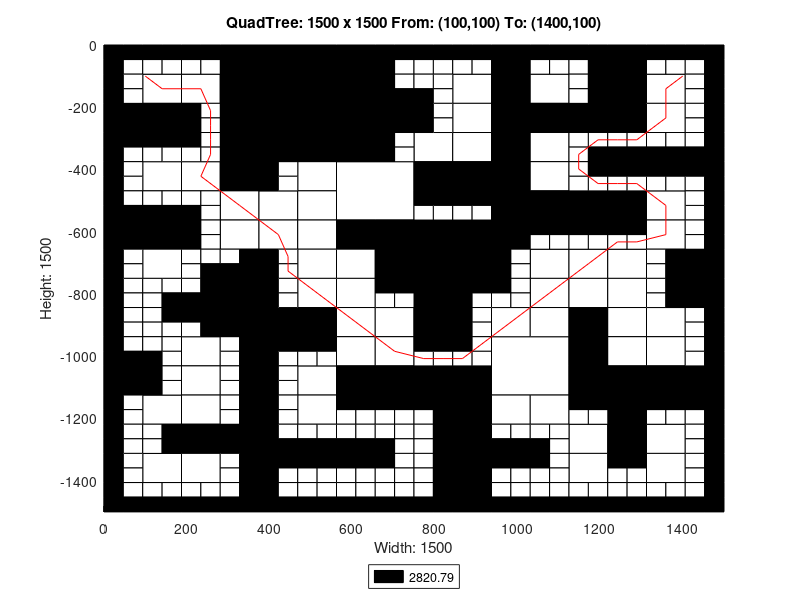

This chart was generated by the following MATLAB code:
axis([0 1500 -1500 0]);
title('QuadTree: 1500 x 1500 From: (100,100) To: (1400,100)');
xlabel('Width: 1500');
ylabel('Height: 1500');
rectangle('Position',[375 -187.5 187.5 187.5], 'FaceColor',[0 0 0]);
rectangle('Position',[375 -375 187.5 187.5], 'FaceColor',[0 0 0]);
rectangle('Position',[562.5 -562.5 187.5 187.5], 'FaceColor',[1 1 1]);
rectangle('Position',[750 -750 187.5 187.5], 'FaceColor',[0 0 0]);
rectangle('Position',[937.5 -1125 187.5 187.5], 'FaceColor',[1 1 1]);
rectangle('Position',[93.75 -187.5 93.75 93.75], 'FaceColor',[1 1 1]);
rectangle('Position',[281.25 -93.75 93.75 93.75], 'FaceColor',[0 0 0]);
rectangle('Position',[187.5 -187.5 93.75 93.75], 'FaceColor',[1 1 1]);
rectangle('Position',[281.25 -187.5 93.75 93.75], 'FaceColor',[0 0 0]);
rectangle('Position',[0 -281.25 93.75 93.75], 'FaceColor',[0 0 0]);
rectangle('Position',[93.75 -281.25 93.75 93.75], 'FaceColor',[0 0 0]);
rectangle('Position',[281.25 -281.25 93.75 93.75], 'FaceColor',[0 0 0]);
rectangle('Position',[281.25 -375 93.75 93.75], 'FaceColor',[0 0 0]);
rectangle('Position',[562.5 -93.75 93.75 93.75], 'FaceColor',[0 0 0]);
rectangle('Position',[562.5 -187.5 93.75 93.75], 'FaceColor',[0 0 0]);
rectangle('Position',[562.5 -281.25 93.75 93.75], 'FaceColor',[0 0 0]);
rectangle('Position',[656.25 -281.25 93.75 93.75], 'FaceColor',[0 0 0]);
rectangle('Position',[562.5 -375 93.75 93.75], 'FaceColor',[0 0 0]);
rectangle('Position',[93.75 -468.75 93.75 93.75], 'FaceColor',[1 1 1]);
rectangle('Position',[187.5 -468.75 93.75 93.75], 'FaceColor',[1 1 1]);
rectangle('Position',[281.25 -468.75 93.75 93.75], 'FaceColor',[0 0 0]);
rectangle('Position',[281.25 -562.5 93.75 93.75], 'FaceColor',[1 1 1]);
rectangle('Position',[0 -656.25 93.75 93.75], 'FaceColor',[0 0 0]);
rectangle('Position',[93.75 -656.25 93.75 93.75], 'FaceColor',[0 0 0]);
rectangle('Position',[93.75 -750 93.75 93.75], 'FaceColor',[1 1 1]);
rectangle('Position',[281.25 -656.25 93.75 93.75], 'FaceColor',[1 1 1]);
rectangle('Position',[468.75 -468.75 93.75 93.75], 'FaceColor',[1 1 1]);
rectangle('Position',[375 -562.5 93.75 93.75], 'FaceColor',[1 1 1]);
rectangle('Position',[468.75 -562.5 93.75 93.75], 'FaceColor',[1 1 1]);
rectangle('Position',[375 -656.25 93.75 93.75], 'FaceColor',[1 1 1]);
rectangle('Position',[468.75 -656.25 93.75 93.75], 'FaceColor',[1 1 1]);
rectangle('Position',[468.75 -750 93.75 93.75], 'FaceColor',[1 1 1]);
rectangle('Position',[562.5 -656.25 93.75 93.75], 'FaceColor',[0 0 0]);
rectangle('Position',[656.25 -656.25 93.75 93.75], 'FaceColor',[0 0 0]);
rectangle('Position',[562.5 -750 93.75 93.75], 'FaceColor',[1 1 1]);
rectangle('Position',[656.25 -750 93.75 93.75], 'FaceColor',[0 0 0]);
rectangle('Position',[843.75 -187.5 93.75 93.75], 'FaceColor',[1 1 1]);
rectangle('Position',[937.5 -93.75 93.75 93.75], 'FaceColor',[0 0 0]);
rectangle('Position',[937.5 -187.5 93.75 93.75], 'FaceColor',[0 0 0]);
rectangle('Position',[1031.25 -187.5 93.75 93.75], 'FaceColor',[1 1 1]);
rectangle('Position',[843.75 -281.25 93.75 93.75], 'FaceColor',[1 1 1]);
rectangle('Position',[750 -375 93.75 93.75], 'FaceColor',[1 1 1]);
rectangle('Position',[843.75 -375 93.75 93.75], 'FaceColor',[1 1 1]);
rectangle('Position',[937.5 -281.25 93.75 93.75], 'FaceColor',[0 0 0]);
rectangle('Position',[1031.25 -281.25 93.75 93.75], 'FaceColor',[0 0 0]);
rectangle('Position',[937.5 -375 93.75 93.75], 'FaceColor',[0 0 0]);
rectangle('Position',[1031.25 -375 93.75 93.75], 'FaceColor',[1 1 1]);
rectangle('Position',[1218.75 -93.75 93.75 93.75], 'FaceColor',[0 0 0]);
rectangle('Position',[1218.75 -187.5 93.75 93.75], 'FaceColor',[0 0 0]);
rectangle('Position',[1312.5 -187.5 93.75 93.75], 'FaceColor',[1 1 1]);
rectangle('Position',[1125 -281.25 93.75 93.75], 'FaceColor',[0 0 0]);
rectangle('Position',[1218.75 -281.25 93.75 93.75], 'FaceColor',[0 0 0]);
rectangle('Position',[1312.5 -281.25 93.75 93.75], 'FaceColor',[1 1 1]);
rectangle('Position',[750 -468.75 93.75 93.75], 'FaceColor',[0 0 0]);
rectangle('Position',[843.75 -468.75 93.75 93.75], 'FaceColor',[0 0 0]);
rectangle('Position',[937.5 -468.75 93.75 93.75], 'FaceColor',[0 0 0]);
rectangle('Position',[1031.25 -468.75 93.75 93.75], 'FaceColor',[1 1 1]);
rectangle('Position',[937.5 -562.5 93.75 93.75], 'FaceColor',[0 0 0]);
rectangle('Position',[1031.25 -562.5 93.75 93.75], 'FaceColor',[0 0 0]);
rectangle('Position',[937.5 -656.25 93.75 93.75], 'FaceColor',[0 0 0]);
rectangle('Position',[1031.25 -750 93.75 93.75], 'FaceColor',[1 1 1]);
rectangle('Position',[1125 -562.5 93.75 93.75], 'FaceColor',[0 0 0]);
rectangle('Position',[1218.75 -562.5 93.75 93.75], 'FaceColor',[0 0 0]);
rectangle('Position',[1312.5 -562.5 93.75 93.75], 'FaceColor',[1 1 1]);
rectangle('Position',[1125 -750 93.75 93.75], 'FaceColor',[1 1 1]);
rectangle('Position',[1218.75 -750 93.75 93.75], 'FaceColor',[1 1 1]);
rectangle('Position',[1312.5 -656.25 93.75 93.75], 'FaceColor',[1 1 1]);
rectangle('Position',[1406.25 -750 93.75 93.75], 'FaceColor',[0 0 0]);
rectangle('Position',[281.25 -843.75 93.75 93.75], 'FaceColor',[0 0 0]);
rectangle('Position',[281.25 -937.5 93.75 93.75], 'FaceColor',[0 0 0]);
rectangle('Position',[0 -1125 93.75 93.75], 'FaceColor',[0 0 0]);
rectangle('Position',[187.5 -1031.25 93.75 93.75], 'FaceColor',[1 1 1]);
rectangle('Position',[187.5 -1125 93.75 93.75], 'FaceColor',[1 1 1]);
rectangle('Position',[468.75 -843.75 93.75 93.75], 'FaceColor',[1 1 1]);
rectangle('Position',[375 -937.5 93.75 93.75], 'FaceColor',[0 0 0]);
rectangle('Position',[468.75 -937.5 93.75 93.75], 'FaceColor',[0 0 0]);
rectangle('Position',[562.5 -843.75 93.75 93.75], 'FaceColor',[1 1 1]);
rectangle('Position',[562.5 -937.5 93.75 93.75], 'FaceColor',[1 1 1]);
rectangle('Position',[656.25 -937.5 93.75 93.75], 'FaceColor',[1 1 1]);
rectangle('Position',[468.75 -1125 93.75 93.75], 'FaceColor',[1 1 1]);
rectangle('Position',[562.5 -1031.25 93.75 93.75], 'FaceColor',[1 1 1]);
rectangle('Position',[656.25 -1031.25 93.75 93.75], 'FaceColor',[1 1 1]);
rectangle('Position',[562.5 -1125 93.75 93.75], 'FaceColor',[0 0 0]);
rectangle('Position',[656.25 -1125 93.75 93.75], 'FaceColor',[0 0 0]);
rectangle('Position',[93.75 -1218.75 93.75 93.75], 'FaceColor',[1 1 1]);
rectangle('Position',[187.5 -1218.75 93.75 93.75], 'FaceColor',[1 1 1]);
rectangle('Position',[187.5 -1312.5 93.75 93.75], 'FaceColor',[0 0 0]);
rectangle('Position',[281.25 -1312.5 93.75 93.75], 'FaceColor',[0 0 0]);
rectangle('Position',[93.75 -1406.25 93.75 93.75], 'FaceColor',[1 1 1]);
rectangle('Position',[187.5 -1406.25 93.75 93.75], 'FaceColor',[1 1 1]);
rectangle('Position',[468.75 -1218.75 93.75 93.75], 'FaceColor',[1 1 1]);
rectangle('Position',[750 -843.75 93.75 93.75], 'FaceColor',[0 0 0]);
rectangle('Position',[750 -937.5 93.75 93.75], 'FaceColor',[0 0 0]);
rectangle('Position',[1031.25 -843.75 93.75 93.75], 'FaceColor',[1 1 1]);
rectangle('Position',[937.5 -937.5 93.75 93.75], 'FaceColor',[1 1 1]);
rectangle('Position',[1031.25 -937.5 93.75 93.75], 'FaceColor',[1 1 1]);
rectangle('Position',[750 -1125 93.75 93.75], 'FaceColor',[0 0 0]);
rectangle('Position',[843.75 -1125 93.75 93.75], 'FaceColor',[0 0 0]);
rectangle('Position',[1125 -843.75 93.75 93.75], 'FaceColor',[1 1 1]);
rectangle('Position',[1218.75 -843.75 93.75 93.75], 'FaceColor',[1 1 1]);
rectangle('Position',[1125 -937.5 93.75 93.75], 'FaceColor',[0 0 0]);
rectangle('Position',[1218.75 -937.5 93.75 93.75], 'FaceColor',[1 1 1]);
rectangle('Position',[1406.25 -843.75 93.75 93.75], 'FaceColor',[0 0 0]);
rectangle('Position',[1312.5 -937.5 93.75 93.75], 'FaceColor',[1 1 1]);
rectangle('Position',[1125 -1031.25 93.75 93.75], 'FaceColor',[0 0 0]);
rectangle('Position',[1218.75 -1031.25 93.75 93.75], 'FaceColor',[1 1 1]);
rectangle('Position',[1125 -1125 93.75 93.75], 'FaceColor',[0 0 0]);
rectangle('Position',[1218.75 -1125 93.75 93.75], 'FaceColor',[0 0 0]);
rectangle('Position',[1312.5 -1031.25 93.75 93.75], 'FaceColor',[1 1 1]);
rectangle('Position',[1312.5 -1125 93.75 93.75], 'FaceColor',[0 0 0]);
rectangle('Position',[1406.25 -1125 93.75 93.75], 'FaceColor',[0 0 0]);
rectangle('Position',[843.75 -1218.75 93.75 93.75], 'FaceColor',[0 0 0]);
rectangle('Position',[843.75 -1312.5 93.75 93.75], 'FaceColor',[0 0 0]);
rectangle('Position',[937.5 -1218.75 93.75 93.75], 'FaceColor',[1 1 1]);
rectangle('Position',[1031.25 -1218.75 93.75 93.75], 'FaceColor',[1 1 1]);
rectangle('Position',[843.75 -1406.25 93.75 93.75], 'FaceColor',[0 0 0]);
rectangle('Position',[843.75 -1500 93.75 93.75], 'FaceColor',[0 0 0]);
rectangle('Position',[1218.75 -1218.75 93.75 93.75], 'FaceColor',[0 0 0]);
rectangle('Position',[1125 -1312.5 93.75 93.75], 'FaceColor',[1 1 1]);
rectangle('Position',[1218.75 -1312.5 93.75 93.75], 'FaceColor',[0 0 0]);
rectangle('Position',[1312.5 -1312.5 93.75 93.75], 'FaceColor',[1 1 1]);
rectangle('Position',[1125 -1406.25 93.75 93.75], 'FaceColor',[1 1 1]);
rectangle('Position',[1312.5 -1406.25 93.75 93.75], 'FaceColor',[1 1 1]);
rectangle('Position',[0 -46.875 46.875 46.875], 'FaceColor',[0 0 0]);
rectangle('Position',[46.875 -46.875 46.875 46.875], 'FaceColor',[0 0 0]);
rectangle('Position',[0 -93.75 46.875 46.875], 'FaceColor',[0 0 0]);
rectangle('Position',[46.875 -93.75 46.875 46.875], 'FaceColor',[1 1 1]);
rectangle('Position',[93.75 -46.875 46.875 46.875], 'FaceColor',[0 0 0]);
rectangle('Position',[140.625 -46.875 46.875 46.875], 'FaceColor',[0 0 0]);
rectangle('Position',[93.75 -93.75 46.875 46.875], 'FaceColor',[1 1 1]);
rectangle('Position',[140.625 -93.75 46.875 46.875], 'FaceColor',[1 1 1]);
rectangle('Position',[0 -140.625 46.875 46.875], 'FaceColor',[0 0 0]);
rectangle('Position',[46.875 -140.625 46.875 46.875], 'FaceColor',[1 1 1]);
rectangle('Position',[0 -187.5 46.875 46.875], 'FaceColor',[0 0 0]);
rectangle('Position',[46.875 -187.5 46.875 46.875], 'FaceColor',[1 1 1]);
rectangle('Position',[187.5 -46.875 46.875 46.875], 'FaceColor',[0 0 0]);
rectangle('Position',[234.375 -46.875 46.875 46.875], 'FaceColor',[0 0 0]);
rectangle('Position',[187.5 -93.75 46.875 46.875], 'FaceColor',[1 1 1]);
rectangle('Position',[234.375 -93.75 46.875 46.875], 'FaceColor',[1 1 1]);
rectangle('Position',[0 -328.125 46.875 46.875], 'FaceColor',[0 0 0]);
rectangle('Position',[46.875 -328.125 46.875 46.875], 'FaceColor',[0 0 0]);
rectangle('Position',[0 -375 46.875 46.875], 'FaceColor',[0 0 0]);
rectangle('Position',[46.875 -375 46.875 46.875], 'FaceColor',[1 1 1]);
rectangle('Position',[93.75 -328.125 46.875 46.875], 'FaceColor',[0 0 0]);
rectangle('Position',[140.625 -328.125 46.875 46.875], 'FaceColor',[0 0 0]);
rectangle('Position',[93.75 -375 46.875 46.875], 'FaceColor',[1 1 1]);
rectangle('Position',[140.625 -375 46.875 46.875], 'FaceColor',[1 1 1]);
rectangle('Position',[187.5 -234.375 46.875 46.875], 'FaceColor',[0 0 0]);
rectangle('Position',[234.375 -234.375 46.875 46.875], 'FaceColor',[1 1 1]);
rectangle('Position',[187.5 -281.25 46.875 46.875], 'FaceColor',[0 0 0]);
rectangle('Position',[234.375 -281.25 46.875 46.875], 'FaceColor',[1 1 1]);
rectangle('Position',[187.5 -328.125 46.875 46.875], 'FaceColor',[0 0 0]);
rectangle('Position',[234.375 -328.125 46.875 46.875], 'FaceColor',[1 1 1]);
rectangle('Position',[187.5 -375 46.875 46.875], 'FaceColor',[1 1 1]);
rectangle('Position',[234.375 -375 46.875 46.875], 'FaceColor',[1 1 1]);
rectangle('Position',[656.25 -46.875 46.875 46.875], 'FaceColor',[0 0 0]);
rectangle('Position',[703.125 -46.875 46.875 46.875], 'FaceColor',[0 0 0]);
rectangle('Position',[656.25 -93.75 46.875 46.875], 'FaceColor',[0 0 0]);
rectangle('Position',[703.125 -93.75 46.875 46.875], 'FaceColor',[1 1 1]);
rectangle('Position',[656.25 -140.625 46.875 46.875], 'FaceColor',[0 0 0]);
rectangle('Position',[703.125 -140.625 46.875 46.875], 'FaceColor',[1 1 1]);
rectangle('Position',[656.25 -187.5 46.875 46.875], 'FaceColor',[0 0 0]);
rectangle('Position',[703.125 -187.5 46.875 46.875], 'FaceColor',[0 0 0]);
rectangle('Position',[656.25 -328.125 46.875 46.875], 'FaceColor',[0 0 0]);
rectangle('Position',[703.125 -328.125 46.875 46.875], 'FaceColor',[1 1 1]);
rectangle('Position',[656.25 -375 46.875 46.875], 'FaceColor',[0 0 0]);
rectangle('Position',[703.125 -375 46.875 46.875], 'FaceColor',[1 1 1]);
rectangle('Position',[0 -421.875 46.875 46.875], 'FaceColor',[0 0 0]);
rectangle('Position',[46.875 -421.875 46.875 46.875], 'FaceColor',[1 1 1]);
rectangle('Position',[0 -468.75 46.875 46.875], 'FaceColor',[0 0 0]);
rectangle('Position',[46.875 -468.75 46.875 46.875], 'FaceColor',[1 1 1]);
rectangle('Position',[0 -515.625 46.875 46.875], 'FaceColor',[0 0 0]);
rectangle('Position',[46.875 -515.625 46.875 46.875], 'FaceColor',[1 1 1]);
rectangle('Position',[0 -562.5 46.875 46.875], 'FaceColor',[0 0 0]);
rectangle('Position',[46.875 -562.5 46.875 46.875], 'FaceColor',[0 0 0]);
rectangle('Position',[93.75 -515.625 46.875 46.875], 'FaceColor',[1 1 1]);
rectangle('Position',[140.625 -515.625 46.875 46.875], 'FaceColor',[1 1 1]);
rectangle('Position',[93.75 -562.5 46.875 46.875], 'FaceColor',[0 0 0]);
rectangle('Position',[140.625 -562.5 46.875 46.875], 'FaceColor',[0 0 0]);
rectangle('Position',[187.5 -515.625 46.875 46.875], 'FaceColor',[1 1 1]);
rectangle('Position',[234.375 -515.625 46.875 46.875], 'FaceColor',[1 1 1]);
rectangle('Position',[187.5 -562.5 46.875 46.875], 'FaceColor',[0 0 0]);
rectangle('Position',[234.375 -562.5 46.875 46.875], 'FaceColor',[1 1 1]);
rectangle('Position',[0 -703.125 46.875 46.875], 'FaceColor',[0 0 0]);
rectangle('Position',[46.875 -703.125 46.875 46.875], 'FaceColor',[1 1 1]);
rectangle('Position',[0 -750 46.875 46.875], 'FaceColor',[0 0 0]);
rectangle('Position',[46.875 -750 46.875 46.875], 'FaceColor',[1 1 1]);
rectangle('Position',[187.5 -609.375 46.875 46.875], 'FaceColor',[0 0 0]);
rectangle('Position',[234.375 -609.375 46.875 46.875], 'FaceColor',[1 1 1]);
rectangle('Position',[187.5 -656.25 46.875 46.875], 'FaceColor',[0 0 0]);
rectangle('Position',[234.375 -656.25 46.875 46.875], 'FaceColor',[1 1 1]);
rectangle('Position',[187.5 -703.125 46.875 46.875], 'FaceColor',[1 1 1]);
rectangle('Position',[234.375 -703.125 46.875 46.875], 'FaceColor',[1 1 1]);
rectangle('Position',[187.5 -750 46.875 46.875], 'FaceColor',[1 1 1]);
rectangle('Position',[234.375 -750 46.875 46.875], 'FaceColor',[0 0 0]);
rectangle('Position',[281.25 -703.125 46.875 46.875], 'FaceColor',[1 1 1]);
rectangle('Position',[328.125 -703.125 46.875 46.875], 'FaceColor',[0 0 0]);
rectangle('Position',[281.25 -750 46.875 46.875], 'FaceColor',[0 0 0]);
rectangle('Position',[328.125 -750 46.875 46.875], 'FaceColor',[0 0 0]);
rectangle('Position',[375 -421.875 46.875 46.875], 'FaceColor',[0 0 0]);
rectangle('Position',[421.875 -421.875 46.875 46.875], 'FaceColor',[1 1 1]);
rectangle('Position',[375 -468.75 46.875 46.875], 'FaceColor',[0 0 0]);
rectangle('Position',[421.875 -468.75 46.875 46.875], 'FaceColor',[1 1 1]);
rectangle('Position',[375 -703.125 46.875 46.875], 'FaceColor',[0 0 0]);
rectangle('Position',[421.875 -703.125 46.875 46.875], 'FaceColor',[1 1 1]);
rectangle('Position',[375 -750 46.875 46.875], 'FaceColor',[0 0 0]);
rectangle('Position',[421.875 -750 46.875 46.875], 'FaceColor',[1 1 1]);
rectangle('Position',[750 -46.875 46.875 46.875], 'FaceColor',[0 0 0]);
rectangle('Position',[796.875 -46.875 46.875 46.875], 'FaceColor',[0 0 0]);
rectangle('Position',[750 -93.75 46.875 46.875], 'FaceColor',[1 1 1]);
rectangle('Position',[796.875 -93.75 46.875 46.875], 'FaceColor',[1 1 1]);
rectangle('Position',[843.75 -46.875 46.875 46.875], 'FaceColor',[0 0 0]);
rectangle('Position',[890.625 -46.875 46.875 46.875], 'FaceColor',[0 0 0]);
rectangle('Position',[843.75 -93.75 46.875 46.875], 'FaceColor',[1 1 1]);
rectangle('Position',[890.625 -93.75 46.875 46.875], 'FaceColor',[1 1 1]);
rectangle('Position',[750 -140.625 46.875 46.875], 'FaceColor',[1 1 1]);
rectangle('Position',[796.875 -140.625 46.875 46.875], 'FaceColor',[1 1 1]);
rectangle('Position',[750 -187.5 46.875 46.875], 'FaceColor',[0 0 0]);
rectangle('Position',[796.875 -187.5 46.875 46.875], 'FaceColor',[1 1 1]);
rectangle('Position',[1031.25 -46.875 46.875 46.875], 'FaceColor',[0 0 0]);
rectangle('Position',[1078.12 -46.875 46.875 46.875], 'FaceColor',[0 0 0]);
rectangle('Position',[1031.25 -93.75 46.875 46.875], 'FaceColor',[1 1 1]);
rectangle('Position',[1078.12 -93.75 46.875 46.875], 'FaceColor',[1 1 1]);
rectangle('Position',[750 -234.375 46.875 46.875], 'FaceColor',[0 0 0]);
rectangle('Position',[796.875 -234.375 46.875 46.875], 'FaceColor',[1 1 1]);
rectangle('Position',[750 -281.25 46.875 46.875], 'FaceColor',[0 0 0]);
rectangle('Position',[796.875 -281.25 46.875 46.875], 'FaceColor',[1 1 1]);
rectangle('Position',[1125 -46.875 46.875 46.875], 'FaceColor',[0 0 0]);
rectangle('Position',[1171.88 -46.875 46.875 46.875], 'FaceColor',[0 0 0]);
rectangle('Position',[1125 -93.75 46.875 46.875], 'FaceColor',[1 1 1]);
rectangle('Position',[1171.88 -93.75 46.875 46.875], 'FaceColor',[0 0 0]);
rectangle('Position',[1125 -140.625 46.875 46.875], 'FaceColor',[1 1 1]);
rectangle('Position',[1171.88 -140.625 46.875 46.875], 'FaceColor',[0 0 0]);
rectangle('Position',[1125 -187.5 46.875 46.875], 'FaceColor',[1 1 1]);
rectangle('Position',[1171.88 -187.5 46.875 46.875], 'FaceColor',[0 0 0]);
rectangle('Position',[1312.5 -46.875 46.875 46.875], 'FaceColor',[0 0 0]);
rectangle('Position',[1359.38 -46.875 46.875 46.875], 'FaceColor',[0 0 0]);
rectangle('Position',[1312.5 -93.75 46.875 46.875], 'FaceColor',[1 1 1]);
rectangle('Position',[1359.38 -93.75 46.875 46.875], 'FaceColor',[1 1 1]);
rectangle('Position',[1406.25 -46.875 46.875 46.875], 'FaceColor',[0 0 0]);
rectangle('Position',[1453.12 -46.875 46.875 46.875], 'FaceColor',[0 0 0]);
rectangle('Position',[1406.25 -93.75 46.875 46.875], 'FaceColor',[1 1 1]);
rectangle('Position',[1453.12 -93.75 46.875 46.875], 'FaceColor',[0 0 0]);
rectangle('Position',[1406.25 -140.625 46.875 46.875], 'FaceColor',[1 1 1]);
rectangle('Position',[1453.12 -140.625 46.875 46.875], 'FaceColor',[0 0 0]);
rectangle('Position',[1406.25 -187.5 46.875 46.875], 'FaceColor',[1 1 1]);
rectangle('Position',[1453.12 -187.5 46.875 46.875], 'FaceColor',[0 0 0]);
rectangle('Position',[1125 -328.125 46.875 46.875], 'FaceColor',[1 1 1]);
rectangle('Position',[1171.88 -328.125 46.875 46.875], 'FaceColor',[1 1 1]);
rectangle('Position',[1125 -375 46.875 46.875], 'FaceColor',[1 1 1]);
rectangle('Position',[1171.88 -375 46.875 46.875], 'FaceColor',[0 0 0]);
rectangle('Position',[1218.75 -328.125 46.875 46.875], 'FaceColor',[1 1 1]);
rectangle('Position',[1265.62 -328.125 46.875 46.875], 'FaceColor',[1 1 1]);
rectangle('Position',[1218.75 -375 46.875 46.875], 'FaceColor',[0 0 0]);
rectangle('Position',[1265.62 -375 46.875 46.875], 'FaceColor',[0 0 0]);
rectangle('Position',[1406.25 -234.375 46.875 46.875], 'FaceColor',[1 1 1]);
rectangle('Position',[1453.12 -234.375 46.875 46.875], 'FaceColor',[0 0 0]);
rectangle('Position',[1406.25 -281.25 46.875 46.875], 'FaceColor',[1 1 1]);
rectangle('Position',[1453.12 -281.25 46.875 46.875], 'FaceColor',[0 0 0]);
rectangle('Position',[1312.5 -328.125 46.875 46.875], 'FaceColor',[1 1 1]);
rectangle('Position',[1359.38 -328.125 46.875 46.875], 'FaceColor',[1 1 1]);
rectangle('Position',[1312.5 -375 46.875 46.875], 'FaceColor',[0 0 0]);
rectangle('Position',[1359.38 -375 46.875 46.875], 'FaceColor',[0 0 0]);
rectangle('Position',[1406.25 -328.125 46.875 46.875], 'FaceColor',[1 1 1]);
rectangle('Position',[1453.12 -328.125 46.875 46.875], 'FaceColor',[0 0 0]);
rectangle('Position',[1406.25 -375 46.875 46.875], 'FaceColor',[0 0 0]);
rectangle('Position',[1453.12 -375 46.875 46.875], 'FaceColor',[0 0 0]);
rectangle('Position',[750 -515.625 46.875 46.875], 'FaceColor',[0 0 0]);
rectangle('Position',[796.875 -515.625 46.875 46.875], 'FaceColor',[0 0 0]);
rectangle('Position',[750 -562.5 46.875 46.875], 'FaceColor',[1 1 1]);
rectangle('Position',[796.875 -562.5 46.875 46.875], 'FaceColor',[1 1 1]);
rectangle('Position',[843.75 -515.625 46.875 46.875], 'FaceColor',[0 0 0]);
rectangle('Position',[890.625 -515.625 46.875 46.875], 'FaceColor',[0 0 0]);
rectangle('Position',[843.75 -562.5 46.875 46.875], 'FaceColor',[1 1 1]);
rectangle('Position',[890.625 -562.5 46.875 46.875], 'FaceColor',[1 1 1]);
rectangle('Position',[1031.25 -609.375 46.875 46.875], 'FaceColor',[0 0 0]);
rectangle('Position',[1078.12 -609.375 46.875 46.875], 'FaceColor',[0 0 0]);
rectangle('Position',[1031.25 -656.25 46.875 46.875], 'FaceColor',[1 1 1]);
rectangle('Position',[1078.12 -656.25 46.875 46.875], 'FaceColor',[1 1 1]);
rectangle('Position',[937.5 -703.125 46.875 46.875], 'FaceColor',[0 0 0]);
rectangle('Position',[984.375 -703.125 46.875 46.875], 'FaceColor',[1 1 1]);
rectangle('Position',[937.5 -750 46.875 46.875], 'FaceColor',[0 0 0]);
rectangle('Position',[984.375 -750 46.875 46.875], 'FaceColor',[1 1 1]);
rectangle('Position',[1125 -421.875 46.875 46.875], 'FaceColor',[1 1 1]);
rectangle('Position',[1171.88 -421.875 46.875 46.875], 'FaceColor',[0 0 0]);
rectangle('Position',[1125 -468.75 46.875 46.875], 'FaceColor',[1 1 1]);
rectangle('Position',[1171.88 -468.75 46.875 46.875], 'FaceColor',[1 1 1]);
rectangle('Position',[1218.75 -421.875 46.875 46.875], 'FaceColor',[0 0 0]);
rectangle('Position',[1265.62 -421.875 46.875 46.875], 'FaceColor',[0 0 0]);
rectangle('Position',[1218.75 -468.75 46.875 46.875], 'FaceColor',[1 1 1]);
rectangle('Position',[1265.62 -468.75 46.875 46.875], 'FaceColor',[1 1 1]);
rectangle('Position',[1312.5 -421.875 46.875 46.875], 'FaceColor',[0 0 0]);
rectangle('Position',[1359.38 -421.875 46.875 46.875], 'FaceColor',[0 0 0]);
rectangle('Position',[1312.5 -468.75 46.875 46.875], 'FaceColor',[1 1 1]);
rectangle('Position',[1359.38 -468.75 46.875 46.875], 'FaceColor',[1 1 1]);
rectangle('Position',[1406.25 -421.875 46.875 46.875], 'FaceColor',[0 0 0]);
rectangle('Position',[1453.12 -421.875 46.875 46.875], 'FaceColor',[0 0 0]);
rectangle('Position',[1406.25 -468.75 46.875 46.875], 'FaceColor',[1 1 1]);
rectangle('Position',[1453.12 -468.75 46.875 46.875], 'FaceColor',[0 0 0]);
rectangle('Position',[1406.25 -515.625 46.875 46.875], 'FaceColor',[1 1 1]);
rectangle('Position',[1453.12 -515.625 46.875 46.875], 'FaceColor',[0 0 0]);
rectangle('Position',[1406.25 -562.5 46.875 46.875], 'FaceColor',[1 1 1]);
rectangle('Position',[1453.12 -562.5 46.875 46.875], 'FaceColor',[0 0 0]);
rectangle('Position',[1125 -609.375 46.875 46.875], 'FaceColor',[0 0 0]);
rectangle('Position',[1171.88 -609.375 46.875 46.875], 'FaceColor',[0 0 0]);
rectangle('Position',[1125 -656.25 46.875 46.875], 'FaceColor',[1 1 1]);
rectangle('Position',[1171.88 -656.25 46.875 46.875], 'FaceColor',[1 1 1]);
rectangle('Position',[1218.75 -609.375 46.875 46.875], 'FaceColor',[0 0 0]);
rectangle('Position',[1265.62 -609.375 46.875 46.875], 'FaceColor',[0 0 0]);
rectangle('Position',[1218.75 -656.25 46.875 46.875], 'FaceColor',[1 1 1]);
rectangle('Position',[1265.62 -656.25 46.875 46.875], 'FaceColor',[1 1 1]);
rectangle('Position',[1406.25 -609.375 46.875 46.875], 'FaceColor',[1 1 1]);
rectangle('Position',[1453.12 -609.375 46.875 46.875], 'FaceColor',[0 0 0]);
rectangle('Position',[1406.25 -656.25 46.875 46.875], 'FaceColor',[1 1 1]);
rectangle('Position',[1453.12 -656.25 46.875 46.875], 'FaceColor',[0 0 0]);
rectangle('Position',[1312.5 -703.125 46.875 46.875], 'FaceColor',[1 1 1]);
rectangle('Position',[1359.38 -703.125 46.875 46.875], 'FaceColor',[0 0 0]);
rectangle('Position',[1312.5 -750 46.875 46.875], 'FaceColor',[1 1 1]);
rectangle('Position',[1359.38 -750 46.875 46.875], 'FaceColor',[0 0 0]);
rectangle('Position',[0 -796.875 46.875 46.875], 'FaceColor',[0 0 0]);
rectangle('Position',[46.875 -796.875 46.875 46.875], 'FaceColor',[1 1 1]);
rectangle('Position',[0 -843.75 46.875 46.875], 'FaceColor',[0 0 0]);
rectangle('Position',[46.875 -843.75 46.875 46.875], 'FaceColor',[1 1 1]);
rectangle('Position',[93.75 -796.875 46.875 46.875], 'FaceColor',[1 1 1]);
rectangle('Position',[140.625 -796.875 46.875 46.875], 'FaceColor',[1 1 1]);
rectangle('Position',[93.75 -843.75 46.875 46.875], 'FaceColor',[1 1 1]);
rectangle('Position',[140.625 -843.75 46.875 46.875], 'FaceColor',[0 0 0]);
rectangle('Position',[0 -890.625 46.875 46.875], 'FaceColor',[0 0 0]);
rectangle('Position',[46.875 -890.625 46.875 46.875], 'FaceColor',[1 1 1]);
rectangle('Position',[0 -937.5 46.875 46.875], 'FaceColor',[0 0 0]);
rectangle('Position',[46.875 -937.5 46.875 46.875], 'FaceColor',[1 1 1]);
rectangle('Position',[93.75 -890.625 46.875 46.875], 'FaceColor',[1 1 1]);
rectangle('Position',[140.625 -890.625 46.875 46.875], 'FaceColor',[0 0 0]);
rectangle('Position',[93.75 -937.5 46.875 46.875], 'FaceColor',[1 1 1]);
rectangle('Position',[140.625 -937.5 46.875 46.875], 'FaceColor',[1 1 1]);
rectangle('Position',[187.5 -796.875 46.875 46.875], 'FaceColor',[1 1 1]);
rectangle('Position',[234.375 -796.875 46.875 46.875], 'FaceColor',[0 0 0]);
rectangle('Position',[187.5 -843.75 46.875 46.875], 'FaceColor',[0 0 0]);
rectangle('Position',[234.375 -843.75 46.875 46.875], 'FaceColor',[0 0 0]);
rectangle('Position',[187.5 -890.625 46.875 46.875], 'FaceColor',[0 0 0]);
rectangle('Position',[234.375 -890.625 46.875 46.875], 'FaceColor',[0 0 0]);
rectangle('Position',[187.5 -937.5 46.875 46.875], 'FaceColor',[1 1 1]);
rectangle('Position',[234.375 -937.5 46.875 46.875], 'FaceColor',[0 0 0]);
rectangle('Position',[0 -984.375 46.875 46.875], 'FaceColor',[0 0 0]);
rectangle('Position',[46.875 -984.375 46.875 46.875], 'FaceColor',[1 1 1]);
rectangle('Position',[0 -1031.25 46.875 46.875], 'FaceColor',[0 0 0]);
rectangle('Position',[46.875 -1031.25 46.875 46.875], 'FaceColor',[0 0 0]);
rectangle('Position',[93.75 -984.375 46.875 46.875], 'FaceColor',[1 1 1]);
rectangle('Position',[140.625 -984.375 46.875 46.875], 'FaceColor',[1 1 1]);
rectangle('Position',[93.75 -1031.25 46.875 46.875], 'FaceColor',[0 0 0]);
rectangle('Position',[140.625 -1031.25 46.875 46.875], 'FaceColor',[1 1 1]);
rectangle('Position',[93.75 -1078.12 46.875 46.875], 'FaceColor',[0 0 0]);
rectangle('Position',[140.625 -1078.12 46.875 46.875], 'FaceColor',[1 1 1]);
rectangle('Position',[93.75 -1125 46.875 46.875], 'FaceColor',[0 0 0]);
rectangle('Position',[140.625 -1125 46.875 46.875], 'FaceColor',[1 1 1]);
rectangle('Position',[281.25 -984.375 46.875 46.875], 'FaceColor',[1 1 1]);
rectangle('Position',[328.125 -984.375 46.875 46.875], 'FaceColor',[0 0 0]);
rectangle('Position',[281.25 -1031.25 46.875 46.875], 'FaceColor',[1 1 1]);
rectangle('Position',[328.125 -1031.25 46.875 46.875], 'FaceColor',[0 0 0]);
rectangle('Position',[281.25 -1078.12 46.875 46.875], 'FaceColor',[1 1 1]);
rectangle('Position',[328.125 -1078.12 46.875 46.875], 'FaceColor',[0 0 0]);
rectangle('Position',[281.25 -1125 46.875 46.875], 'FaceColor',[1 1 1]);
rectangle('Position',[328.125 -1125 46.875 46.875], 'FaceColor',[0 0 0]);
rectangle('Position',[375 -796.875 46.875 46.875], 'FaceColor',[0 0 0]);
rectangle('Position',[421.875 -796.875 46.875 46.875], 'FaceColor',[1 1 1]);
rectangle('Position',[375 -843.75 46.875 46.875], 'FaceColor',[0 0 0]);
rectangle('Position',[421.875 -843.75 46.875 46.875], 'FaceColor',[1 1 1]);
rectangle('Position',[656.25 -796.875 46.875 46.875], 'FaceColor',[0 0 0]);
rectangle('Position',[703.125 -796.875 46.875 46.875], 'FaceColor',[0 0 0]);
rectangle('Position',[656.25 -843.75 46.875 46.875], 'FaceColor',[1 1 1]);
rectangle('Position',[703.125 -843.75 46.875 46.875], 'FaceColor',[1 1 1]);
rectangle('Position',[375 -984.375 46.875 46.875], 'FaceColor',[0 0 0]);
rectangle('Position',[421.875 -984.375 46.875 46.875], 'FaceColor',[0 0 0]);
rectangle('Position',[375 -1031.25 46.875 46.875], 'FaceColor',[0 0 0]);
rectangle('Position',[421.875 -1031.25 46.875 46.875], 'FaceColor',[1 1 1]);
rectangle('Position',[468.75 -984.375 46.875 46.875], 'FaceColor',[0 0 0]);
rectangle('Position',[515.625 -984.375 46.875 46.875], 'FaceColor',[0 0 0]);
rectangle('Position',[468.75 -1031.25 46.875 46.875], 'FaceColor',[1 1 1]);
rectangle('Position',[515.625 -1031.25 46.875 46.875], 'FaceColor',[1 1 1]);
rectangle('Position',[375 -1078.12 46.875 46.875], 'FaceColor',[0 0 0]);
rectangle('Position',[421.875 -1078.12 46.875 46.875], 'FaceColor',[1 1 1]);
rectangle('Position',[375 -1125 46.875 46.875], 'FaceColor',[0 0 0]);
rectangle('Position',[421.875 -1125 46.875 46.875], 'FaceColor',[1 1 1]);
rectangle('Position',[0 -1171.88 46.875 46.875], 'FaceColor',[0 0 0]);
rectangle('Position',[46.875 -1171.88 46.875 46.875], 'FaceColor',[1 1 1]);
rectangle('Position',[0 -1218.75 46.875 46.875], 'FaceColor',[0 0 0]);
rectangle('Position',[46.875 -1218.75 46.875 46.875], 'FaceColor',[1 1 1]);
rectangle('Position',[0 -1265.62 46.875 46.875], 'FaceColor',[0 0 0]);
rectangle('Position',[46.875 -1265.62 46.875 46.875], 'FaceColor',[1 1 1]);
rectangle('Position',[0 -1312.5 46.875 46.875], 'FaceColor',[0 0 0]);
rectangle('Position',[46.875 -1312.5 46.875 46.875], 'FaceColor',[1 1 1]);
rectangle('Position',[93.75 -1265.62 46.875 46.875], 'FaceColor',[1 1 1]);
rectangle('Position',[140.625 -1265.62 46.875 46.875], 'FaceColor',[0 0 0]);
rectangle('Position',[93.75 -1312.5 46.875 46.875], 'FaceColor',[1 1 1]);
rectangle('Position',[140.625 -1312.5 46.875 46.875], 'FaceColor',[0 0 0]);
rectangle('Position',[281.25 -1171.88 46.875 46.875], 'FaceColor',[1 1 1]);
rectangle('Position',[328.125 -1171.88 46.875 46.875], 'FaceColor',[0 0 0]);
rectangle('Position',[281.25 -1218.75 46.875 46.875], 'FaceColor',[1 1 1]);
rectangle('Position',[328.125 -1218.75 46.875 46.875], 'FaceColor',[0 0 0]);
rectangle('Position',[0 -1359.38 46.875 46.875], 'FaceColor',[0 0 0]);
rectangle('Position',[46.875 -1359.38 46.875 46.875], 'FaceColor',[1 1 1]);
rectangle('Position',[0 -1406.25 46.875 46.875], 'FaceColor',[0 0 0]);
rectangle('Position',[46.875 -1406.25 46.875 46.875], 'FaceColor',[1 1 1]);
rectangle('Position',[0 -1453.12 46.875 46.875], 'FaceColor',[0 0 0]);
rectangle('Position',[46.875 -1453.12 46.875 46.875], 'FaceColor',[1 1 1]);
rectangle('Position',[0 -1500 46.875 46.875], 'FaceColor',[0 0 0]);
rectangle('Position',[46.875 -1500 46.875 46.875], 'FaceColor',[0 0 0]);
rectangle('Position',[93.75 -1453.12 46.875 46.875], 'FaceColor',[1 1 1]);
rectangle('Position',[140.625 -1453.12 46.875 46.875], 'FaceColor',[1 1 1]);
rectangle('Position',[93.75 -1500 46.875 46.875], 'FaceColor',[0 0 0]);
rectangle('Position',[140.625 -1500 46.875 46.875], 'FaceColor',[0 0 0]);
rectangle('Position',[281.25 -1359.38 46.875 46.875], 'FaceColor',[1 1 1]);
rectangle('Position',[328.125 -1359.38 46.875 46.875], 'FaceColor',[0 0 0]);
rectangle('Position',[281.25 -1406.25 46.875 46.875], 'FaceColor',[1 1 1]);
rectangle('Position',[328.125 -1406.25 46.875 46.875], 'FaceColor',[0 0 0]);
rectangle('Position',[187.5 -1453.12 46.875 46.875], 'FaceColor',[1 1 1]);
rectangle('Position',[234.375 -1453.12 46.875 46.875], 'FaceColor',[1 1 1]);
rectangle('Position',[187.5 -1500 46.875 46.875], 'FaceColor',[0 0 0]);
rectangle('Position',[234.375 -1500 46.875 46.875], 'FaceColor',[0 0 0]);
rectangle('Position',[281.25 -1453.12 46.875 46.875], 'FaceColor',[1 1 1]);
rectangle('Position',[328.125 -1453.12 46.875 46.875], 'FaceColor',[0 0 0]);
rectangle('Position',[281.25 -1500 46.875 46.875], 'FaceColor',[0 0 0]);
rectangle('Position',[328.125 -1500 46.875 46.875], 'FaceColor',[0 0 0]);
rectangle('Position',[375 -1171.88 46.875 46.875], 'FaceColor',[0 0 0]);
rectangle('Position',[421.875 -1171.88 46.875 46.875], 'FaceColor',[1 1 1]);
rectangle('Position',[375 -1218.75 46.875 46.875], 'FaceColor',[0 0 0]);
rectangle('Position',[421.875 -1218.75 46.875 46.875], 'FaceColor',[1 1 1]);
rectangle('Position',[375 -1265.62 46.875 46.875], 'FaceColor',[0 0 0]);
rectangle('Position',[421.875 -1265.62 46.875 46.875], 'FaceColor',[1 1 1]);
rectangle('Position',[375 -1312.5 46.875 46.875], 'FaceColor',[0 0 0]);
rectangle('Position',[421.875 -1312.5 46.875 46.875], 'FaceColor',[0 0 0]);
rectangle('Position',[468.75 -1265.62 46.875 46.875], 'FaceColor',[1 1 1]);
rectangle('Position',[515.625 -1265.62 46.875 46.875], 'FaceColor',[1 1 1]);
rectangle('Position',[468.75 -1312.5 46.875 46.875], 'FaceColor',[0 0 0]);
rectangle('Position',[515.625 -1312.5 46.875 46.875], 'FaceColor',[0 0 0]);
rectangle('Position',[562.5 -1171.88 46.875 46.875], 'FaceColor',[0 0 0]);
rectangle('Position',[609.375 -1171.88 46.875 46.875], 'FaceColor',[0 0 0]);
rectangle('Position',[562.5 -1218.75 46.875 46.875], 'FaceColor',[1 1 1]);
rectangle('Position',[609.375 -1218.75 46.875 46.875], 'FaceColor',[1 1 1]);
rectangle('Position',[656.25 -1171.88 46.875 46.875], 'FaceColor',[0 0 0]);
rectangle('Position',[703.125 -1171.88 46.875 46.875], 'FaceColor',[0 0 0]);
rectangle('Position',[656.25 -1218.75 46.875 46.875], 'FaceColor',[1 1 1]);
rectangle('Position',[703.125 -1218.75 46.875 46.875], 'FaceColor',[1 1 1]);
rectangle('Position',[562.5 -1265.62 46.875 46.875], 'FaceColor',[1 1 1]);
rectangle('Position',[609.375 -1265.62 46.875 46.875], 'FaceColor',[1 1 1]);
rectangle('Position',[562.5 -1312.5 46.875 46.875], 'FaceColor',[0 0 0]);
rectangle('Position',[609.375 -1312.5 46.875 46.875], 'FaceColor',[0 0 0]);
rectangle('Position',[656.25 -1265.62 46.875 46.875], 'FaceColor',[1 1 1]);
rectangle('Position',[703.125 -1265.62 46.875 46.875], 'FaceColor',[1 1 1]);
rectangle('Position',[656.25 -1312.5 46.875 46.875], 'FaceColor',[0 0 0]);
rectangle('Position',[703.125 -1312.5 46.875 46.875], 'FaceColor',[1 1 1]);
rectangle('Position',[375 -1359.38 46.875 46.875], 'FaceColor',[0 0 0]);
rectangle('Position',[421.875 -1359.38 46.875 46.875], 'FaceColor',[0 0 0]);
rectangle('Position',[375 -1406.25 46.875 46.875], 'FaceColor',[0 0 0]);
rectangle('Position',[421.875 -1406.25 46.875 46.875], 'FaceColor',[1 1 1]);
rectangle('Position',[468.75 -1359.38 46.875 46.875], 'FaceColor',[0 0 0]);
rectangle('Position',[515.625 -1359.38 46.875 46.875], 'FaceColor',[0 0 0]);
rectangle('Position',[468.75 -1406.25 46.875 46.875], 'FaceColor',[1 1 1]);
rectangle('Position',[515.625 -1406.25 46.875 46.875], 'FaceColor',[1 1 1]);
rectangle('Position',[375 -1453.12 46.875 46.875], 'FaceColor',[0 0 0]);
rectangle('Position',[421.875 -1453.12 46.875 46.875], 'FaceColor',[1 1 1]);
rectangle('Position',[375 -1500 46.875 46.875], 'FaceColor',[0 0 0]);
rectangle('Position',[421.875 -1500 46.875 46.875], 'FaceColor',[0 0 0]);
rectangle('Position',[468.75 -1453.12 46.875 46.875], 'FaceColor',[1 1 1]);
rectangle('Position',[515.625 -1453.12 46.875 46.875], 'FaceColor',[1 1 1]);
rectangle('Position',[468.75 -1500 46.875 46.875], 'FaceColor',[0 0 0]);
rectangle('Position',[515.625 -1500 46.875 46.875], 'FaceColor',[0 0 0]);
rectangle('Position',[562.5 -1359.38 46.875 46.875], 'FaceColor',[0 0 0]);
rectangle('Position',[609.375 -1359.38 46.875 46.875], 'FaceColor',[0 0 0]);
rectangle('Position',[562.5 -1406.25 46.875 46.875], 'FaceColor',[1 1 1]);
rectangle('Position',[609.375 -1406.25 46.875 46.875], 'FaceColor',[1 1 1]);
rectangle('Position',[656.25 -1359.38 46.875 46.875], 'FaceColor',[0 0 0]);
rectangle('Position',[703.125 -1359.38 46.875 46.875], 'FaceColor',[1 1 1]);
rectangle('Position',[656.25 -1406.25 46.875 46.875], 'FaceColor',[1 1 1]);
rectangle('Position',[703.125 -1406.25 46.875 46.875], 'FaceColor',[1 1 1]);
rectangle('Position',[562.5 -1453.12 46.875 46.875], 'FaceColor',[1 1 1]);
rectangle('Position',[609.375 -1453.12 46.875 46.875], 'FaceColor',[1 1 1]);
rectangle('Position',[562.5 -1500 46.875 46.875], 'FaceColor',[0 0 0]);
rectangle('Position',[609.375 -1500 46.875 46.875], 'FaceColor',[0 0 0]);
rectangle('Position',[656.25 -1453.12 46.875 46.875], 'FaceColor',[1 1 1]);
rectangle('Position',[703.125 -1453.12 46.875 46.875], 'FaceColor',[1 1 1]);
rectangle('Position',[656.25 -1500 46.875 46.875], 'FaceColor',[0 0 0]);
rectangle('Position',[703.125 -1500 46.875 46.875], 'FaceColor',[0 0 0]);
rectangle('Position',[843.75 -796.875 46.875 46.875], 'FaceColor',[0 0 0]);
rectangle('Position',[890.625 -796.875 46.875 46.875], 'FaceColor',[0 0 0]);
rectangle('Position',[843.75 -843.75 46.875 46.875], 'FaceColor',[0 0 0]);
rectangle('Position',[890.625 -843.75 46.875 46.875], 'FaceColor',[1 1 1]);
rectangle('Position',[843.75 -890.625 46.875 46.875], 'FaceColor',[0 0 0]);
rectangle('Position',[890.625 -890.625 46.875 46.875], 'FaceColor',[1 1 1]);
rectangle('Position',[843.75 -937.5 46.875 46.875], 'FaceColor',[0 0 0]);
rectangle('Position',[890.625 -937.5 46.875 46.875], 'FaceColor',[1 1 1]);
rectangle('Position',[937.5 -796.875 46.875 46.875], 'FaceColor',[0 0 0]);
rectangle('Position',[984.375 -796.875 46.875 46.875], 'FaceColor',[1 1 1]);
rectangle('Position',[937.5 -843.75 46.875 46.875], 'FaceColor',[1 1 1]);
rectangle('Position',[984.375 -843.75 46.875 46.875], 'FaceColor',[1 1 1]);
rectangle('Position',[750 -984.375 46.875 46.875], 'FaceColor',[0 0 0]);
rectangle('Position',[796.875 -984.375 46.875 46.875], 'FaceColor',[0 0 0]);
rectangle('Position',[750 -1031.25 46.875 46.875], 'FaceColor',[1 1 1]);
rectangle('Position',[796.875 -1031.25 46.875 46.875], 'FaceColor',[1 1 1]);
rectangle('Position',[843.75 -984.375 46.875 46.875], 'FaceColor',[0 0 0]);
rectangle('Position',[890.625 -984.375 46.875 46.875], 'FaceColor',[1 1 1]);
rectangle('Position',[843.75 -1031.25 46.875 46.875], 'FaceColor',[1 1 1]);
rectangle('Position',[890.625 -1031.25 46.875 46.875], 'FaceColor',[1 1 1]);
rectangle('Position',[1312.5 -796.875 46.875 46.875], 'FaceColor',[1 1 1]);
rectangle('Position',[1359.38 -796.875 46.875 46.875], 'FaceColor',[0 0 0]);
rectangle('Position',[1312.5 -843.75 46.875 46.875], 'FaceColor',[1 1 1]);
rectangle('Position',[1359.38 -843.75 46.875 46.875], 'FaceColor',[0 0 0]);
rectangle('Position',[1406.25 -890.625 46.875 46.875], 'FaceColor',[1 1 1]);
rectangle('Position',[1453.12 -890.625 46.875 46.875], 'FaceColor',[0 0 0]);
rectangle('Position',[1406.25 -937.5 46.875 46.875], 'FaceColor',[1 1 1]);
rectangle('Position',[1453.12 -937.5 46.875 46.875], 'FaceColor',[0 0 0]);
rectangle('Position',[1406.25 -984.375 46.875 46.875], 'FaceColor',[1 1 1]);
rectangle('Position',[1453.12 -984.375 46.875 46.875], 'FaceColor',[0 0 0]);
rectangle('Position',[1406.25 -1031.25 46.875 46.875], 'FaceColor',[1 1 1]);
rectangle('Position',[1453.12 -1031.25 46.875 46.875], 'FaceColor',[0 0 0]);
rectangle('Position',[750 -1171.88 46.875 46.875], 'FaceColor',[0 0 0]);
rectangle('Position',[796.875 -1171.88 46.875 46.875], 'FaceColor',[0 0 0]);
rectangle('Position',[750 -1218.75 46.875 46.875], 'FaceColor',[1 1 1]);
rectangle('Position',[796.875 -1218.75 46.875 46.875], 'FaceColor',[0 0 0]);
rectangle('Position',[750 -1265.62 46.875 46.875], 'FaceColor',[1 1 1]);
rectangle('Position',[796.875 -1265.62 46.875 46.875], 'FaceColor',[0 0 0]);
rectangle('Position',[750 -1312.5 46.875 46.875], 'FaceColor',[1 1 1]);
rectangle('Position',[796.875 -1312.5 46.875 46.875], 'FaceColor',[0 0 0]);
rectangle('Position',[937.5 -1265.62 46.875 46.875], 'FaceColor',[1 1 1]);
rectangle('Position',[984.375 -1265.62 46.875 46.875], 'FaceColor',[1 1 1]);
rectangle('Position',[937.5 -1312.5 46.875 46.875], 'FaceColor',[0 0 0]);
rectangle('Position',[984.375 -1312.5 46.875 46.875], 'FaceColor',[0 0 0]);
rectangle('Position',[1031.25 -1265.62 46.875 46.875], 'FaceColor',[1 1 1]);
rectangle('Position',[1078.12 -1265.62 46.875 46.875], 'FaceColor',[1 1 1]);
rectangle('Position',[1031.25 -1312.5 46.875 46.875], 'FaceColor',[0 0 0]);
rectangle('Position',[1078.12 -1312.5 46.875 46.875], 'FaceColor',[1 1 1]);
rectangle('Position',[750 -1359.38 46.875 46.875], 'FaceColor',[1 1 1]);
rectangle('Position',[796.875 -1359.38 46.875 46.875], 'FaceColor',[0 0 0]);
rectangle('Position',[750 -1406.25 46.875 46.875], 'FaceColor',[1 1 1]);
rectangle('Position',[796.875 -1406.25 46.875 46.875], 'FaceColor',[0 0 0]);
rectangle('Position',[750 -1453.12 46.875 46.875], 'FaceColor',[1 1 1]);
rectangle('Position',[796.875 -1453.12 46.875 46.875], 'FaceColor',[0 0 0]);
rectangle('Position',[750 -1500 46.875 46.875], 'FaceColor',[0 0 0]);
rectangle('Position',[796.875 -1500 46.875 46.875], 'FaceColor',[0 0 0]);
rectangle('Position',[937.5 -1359.38 46.875 46.875], 'FaceColor',[0 0 0]);
rectangle('Position',[984.375 -1359.38 46.875 46.875], 'FaceColor',[0 0 0]);
rectangle('Position',[937.5 -1406.25 46.875 46.875], 'FaceColor',[1 1 1]);
rectangle('Position',[984.375 -1406.25 46.875 46.875], 'FaceColor',[1 1 1]);
rectangle('Position',[1031.25 -1359.38 46.875 46.875], 'FaceColor',[0 0 0]);
rectangle('Position',[1078.12 -1359.38 46.875 46.875], 'FaceColor',[1 1 1]);
rectangle('Position',[1031.25 -1406.25 46.875 46.875], 'FaceColor',[1 1 1]);
rectangle('Position',[1078.12 -1406.25 46.875 46.875], 'FaceColor',[1 1 1]);
rectangle('Position',[937.5 -1453.12 46.875 46.875], 'FaceColor',[1 1 1]);
rectangle('Position',[984.375 -1453.12 46.875 46.875], 'FaceColor',[1 1 1]);
rectangle('Position',[937.5 -1500 46.875 46.875], 'FaceColor',[0 0 0]);
rectangle('Position',[984.375 -1500 46.875 46.875], 'FaceColor',[0 0 0]);
rectangle('Position',[1031.25 -1453.12 46.875 46.875], 'FaceColor',[1 1 1]);
rectangle('Position',[1078.12 -1453.12 46.875 46.875], 'FaceColor',[1 1 1]);
rectangle('Position',[1031.25 -1500 46.875 46.875], 'FaceColor',[0 0 0]);
rectangle('Position',[1078.12 -1500 46.875 46.875], 'FaceColor',[0 0 0]);
rectangle('Position',[1125 -1171.88 46.875 46.875], 'FaceColor',[0 0 0]);
rectangle('Position',[1171.88 -1171.88 46.875 46.875], 'FaceColor',[0 0 0]);
rectangle('Position',[1125 -1218.75 46.875 46.875], 'FaceColor',[1 1 1]);
rectangle('Position',[1171.88 -1218.75 46.875 46.875], 'FaceColor',[1 1 1]);
rectangle('Position',[1312.5 -1171.88 46.875 46.875], 'FaceColor',[0 0 0]);
rectangle('Position',[1359.38 -1171.88 46.875 46.875], 'FaceColor',[0 0 0]);
rectangle('Position',[1312.5 -1218.75 46.875 46.875], 'FaceColor',[1 1 1]);
rectangle('Position',[1359.38 -1218.75 46.875 46.875], 'FaceColor',[1 1 1]);
rectangle('Position',[1406.25 -1171.88 46.875 46.875], 'FaceColor',[0 0 0]);
rectangle('Position',[1453.12 -1171.88 46.875 46.875], 'FaceColor',[0 0 0]);
rectangle('Position',[1406.25 -1218.75 46.875 46.875], 'FaceColor',[1 1 1]);
rectangle('Position',[1453.12 -1218.75 46.875 46.875], 'FaceColor',[0 0 0]);
rectangle('Position',[1406.25 -1265.62 46.875 46.875], 'FaceColor',[1 1 1]);
rectangle('Position',[1453.12 -1265.62 46.875 46.875], 'FaceColor',[0 0 0]);
rectangle('Position',[1406.25 -1312.5 46.875 46.875], 'FaceColor',[1 1 1]);
rectangle('Position',[1453.12 -1312.5 46.875 46.875], 'FaceColor',[0 0 0]);
rectangle('Position',[1218.75 -1359.38 46.875 46.875], 'FaceColor',[0 0 0]);
rectangle('Position',[1265.62 -1359.38 46.875 46.875], 'FaceColor',[0 0 0]);
rectangle('Position',[1218.75 -1406.25 46.875 46.875], 'FaceColor',[1 1 1]);
rectangle('Position',[1265.62 -1406.25 46.875 46.875], 'FaceColor',[1 1 1]);
rectangle('Position',[1125 -1453.12 46.875 46.875], 'FaceColor',[1 1 1]);
rectangle('Position',[1171.88 -1453.12 46.875 46.875], 'FaceColor',[1 1 1]);
rectangle('Position',[1125 -1500 46.875 46.875], 'FaceColor',[0 0 0]);
rectangle('Position',[1171.88 -1500 46.875 46.875], 'FaceColor',[0 0 0]);
rectangle('Position',[1218.75 -1453.12 46.875 46.875], 'FaceColor',[1 1 1]);
rectangle('Position',[1265.62 -1453.12 46.875 46.875], 'FaceColor',[1 1 1]);
rectangle('Position',[1218.75 -1500 46.875 46.875], 'FaceColor',[0 0 0]);
rectangle('Position',[1265.62 -1500 46.875 46.875], 'FaceColor',[0 0 0]);
rectangle('Position',[1406.25 -1359.38 46.875 46.875], 'FaceColor',[1 1 1]);
rectangle('Position',[1453.12 -1359.38 46.875 46.875], 'FaceColor',[0 0 0]);
rectangle('Position',[1406.25 -1406.25 46.875 46.875], 'FaceColor',[1 1 1]);
rectangle('Position',[1453.12 -1406.25 46.875 46.875], 'FaceColor',[0 0 0]);
rectangle('Position',[1312.5 -1453.12 46.875 46.875], 'FaceColor',[1 1 1]);
rectangle('Position',[1359.38 -1453.12 46.875 46.875], 'FaceColor',[1 1 1]);
rectangle('Position',[1312.5 -1500 46.875 46.875], 'FaceColor',[0 0 0]);
rectangle('Position',[1359.38 -1500 46.875 46.875], 'FaceColor',[0 0 0]);
rectangle('Position',[1406.25 -1453.12 46.875 46.875], 'FaceColor',[1 1 1]);
rectangle('Position',[1453.12 -1453.12 46.875 46.875], 'FaceColor',[0 0 0]);
rectangle('Position',[1406.25 -1500 46.875 46.875], 'FaceColor',[0 0 0]);
rectangle('Position',[1453.12 -1500 46.875 46.875], 'FaceColor',[0 0 0]);
X=[1400,1359.38,1359.38,1289.06,1242.19,1195.31,1148.44,1148.44,1195.31,1242.19,1289.06,1359.38,1359.38,1289.06,1242.19,1171.88,1078.12,984.375,914.062,867.188,820.312,773.438,703.125,609.375,515.625,445.312,445.312,421.875,328.125,234.375,257.812,257.812,257.812,257.812,234.375,140.625,100];
Y=[-100,-140.625,-234.375,-304.688,-304.688,-304.688,-351.562,-398.438,-445.312,-445.312,-445.312,-515.625,-609.375,-632.812,-632.812,-703.125,-796.875,-890.625,-960.938,-1007.81,-1007.81,-1007.81,-984.375,-890.625,-796.875,-726.562,-679.688,-609.375,-515.625,-421.875,-351.562,-304.688,-257.812,-210.938,-140.625,-140.625,-100];
hold on;
plot(X,Y,'r');
legend('2820.79','Location','southoutside');
